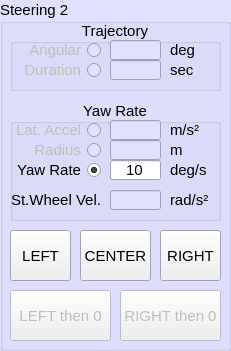
  <widget class="QGroupBox" name="Angular_2">
   <property name="geometry">
    <rect>
     <x>250</x>
     <y>230</y>
     <width>231</width>
     <height>351</height>
    </rect>
   </property>
   <property name="palette">
    <palette>
     <active>
      <colorrole role="Base">
       <brush brushstyle="SolidPattern">
        <color alpha="255">
         <red>255</red>
         <green>255</green>
         <blue>255</blue>
        </color>
       </brush>
      </colorrole>
      <colorrole role="Window">
       <brush brushstyle="SolidPattern">
        <color alpha="255">
         <red>225</red>
         <green>225</green>
         <blue>255</blue>
        </color>
       </brush>
      </colorrole>
     </active>
     <inactive>
      <colorrole role="Base">
       <brush brushstyle="SolidPattern">
        <color alpha="255">
         <red>255</red>
         <green>255</green>
         <blue>255</blue>
        </color>
       </brush>
      </colorrole>
      <colorrole role="Window">
       <brush brushstyle="SolidPattern">
        <color alpha="255">
         <red>225</red>
         <green>225</green>
         <blue>255</blue>
        </color>
       </brush>
      </colorrole>
     </inactive>
     <disabled>
      <colorrole role="Base">
       <brush brushstyle="SolidPattern">
        <color alpha="255">
         <red>225</red>
         <green>225</green>
         <blue>255</blue>
        </color>
       </brush>
      </colorrole>
      <colorrole role="Window">
       <brush brushstyle="SolidPattern">
        <color alpha="255">
         <red>225</red>
         <green>225</green>
         <blue>255</blue>
        </color>
       </brush>
      </colorrole>
     </disabled>
    </palette>
   </property>
   <property name="font">
    <font>
     <pointsize>11</pointsize>
    </font>
   </property>
   <property name="autoFillBackground">
    <bool>true</bool>
   </property>
   <property name="title">
    <string>Steering 2</string>
   </property>
   <widget class="QGroupBox" name="groupBox_6">
    <property name="geometry">
     <rect>
      <x>10</x>
      <y>20</y>
      <width>211</width>
      <height>71</height>
     </rect>
    </property>
    <property name="title">
     <string>Trajectory</string>
    </property>
    <property name="alignment">
     <set>Qt::AlignCenter</set>
    </property>
    <widget class="QRadioButton" name="radioButton_Angular2Param1_1">
     <property name="enabled">
      <bool>false</bool>
     </property>
     <property name="geometry">
      <rect>
       <x>0</x>
       <y>20</y>
       <width>91</width>
       <height>20</height>
      </rect>
     </property>
     <property name="layoutDirection">
      <enum>Qt::RightToLeft</enum>
     </property>
     <property name="text">
      <string>Angular</string>
     </property>
    </widget>
    <widget class="QRadioButton" name="radioButton_Angular2Param1_2">
     <property name="enabled">
      <bool>false</bool>
     </property>
     <property name="geometry">
      <rect>
       <x>0</x>
       <y>40</y>
       <width>91</width>
       <height>20</height>
      </rect>
     </property>
     <property name="layoutDirection">
      <enum>Qt::RightToLeft</enum>
     </property>
     <property name="text">
      <string>Duration</string>
     </property>
    </widget>
    <widget class="QLineEdit" name="SteeringAngular_2">
     <property name="enabled">
      <bool>false</bool>
     </property>
     <property name="geometry">
      <rect>
       <x>100</x>
       <y>20</y>
       <width>51</width>
       <height>20</height>
      </rect>
     </property>
     <property name="alignment">
      <set>Qt::AlignCenter</set>
     </property>
    </widget>
    <widget class="QLineEdit" name="SteeringDuration_2">
     <property name="enabled">
      <bool>false</bool>
     </property>
     <property name="geometry">
      <rect>
       <x>100</x>
       <y>40</y>
       <width>51</width>
       <height>20</height>
      </rect>
     </property>
     <property name="alignment">
      <set>Qt::AlignCenter</set>
     </property>
    </widget>
    <widget class="QLabel" name="label_33">
     <property name="geometry">
      <rect>
       <x>160</x>
       <y>40</y>
       <width>41</width>
       <height>20</height>
      </rect>
     </property>
     <property name="text">
      <string>sec</string>
     </property>
     <property name="alignment">
      <set>Qt::AlignLeading|Qt::AlignLeft|Qt::AlignVCenter</set>
     </property>
     <property name="margin">
      <number>0</number>
     </property>
    </widget>
    <widget class="QLabel" name="label_34">
     <property name="geometry">
      <rect>
       <x>160</x>
       <y>20</y>
       <width>41</width>
       <height>20</height>
      </rect>
     </property>
     <property name="text">
      <string>deg</string>
     </property>
     <property name="alignment">
      <set>Qt::AlignLeading|Qt::AlignLeft|Qt::AlignVCenter</set>
     </property>
     <property name="margin">
      <number>0</number>
     </property>
    </widget>
   </widget>
   <widget class="QGroupBox" name="groupBox_7">
    <property name="geometry">
     <rect>
      <x>10</x>
      <y>100</y>
      <width>211</width>
      <height>121</height>
     </rect>
    </property>
    <property name="title">
     <string>Yaw Rate</string>
    </property>
    <property name="alignment">
     <set>Qt::AlignCenter</set>
    </property>
    <widget class="QRadioButton" name="radioButton_SteeringLatAccel_2">
     <property name="enabled">
      <bool>false</bool>
     </property>
     <property name="geometry">
      <rect>
       <x>0</x>
       <y>20</y>
       <width>91</width>
       <height>20</height>
      </rect>
     </property>
     <property name="layoutDirection">
      <enum>Qt::RightToLeft</enum>
     </property>
     <property name="text">
      <string>Lat. Accel</string>
     </property>
    </widget>
    <widget class="QRadioButton" name="radioButton_SteeringRadius_2">
     <property name="enabled">
      <bool>false</bool>
     </property>
     <property name="geometry">
      <rect>
       <x>0</x>
       <y>40</y>
       <width>91</width>
       <height>20</height>
      </rect>
     </property>
     <property name="layoutDirection">
      <enum>Qt::RightToLeft</enum>
     </property>
     <property name="text">
      <string>Radius</string>
     </property>
    </widget>
    <widget class="QLineEdit" name="SteeringRadius_2">
     <property name="enabled">
      <bool>false</bool>
     </property>
     <property name="geometry">
      <rect>
       <x>100</x>
       <y>40</y>
       <width>51</width>
       <height>20</height>
      </rect>
     </property>
     <property name="alignment">
      <set>Qt::AlignCenter</set>
     </property>
    </widget>
    <widget class="QRadioButton" name="radioButton_SteeringYawRate_2">
     <property name="geometry">
      <rect>
       <x>0</x>
       <y>60</y>
       <width>91</width>
       <height>20</height>
      </rect>
     </property>
     <property name="layoutDirection">
      <enum>Qt::RightToLeft</enum>
     </property>
     <property name="text">
      <string>Yaw Rate</string>
     </property>
     <property name="checked">
      <bool>true</bool>
     </property>
    </widget>
    <widget class="QLabel" name="label_28">
     <property name="geometry">
      <rect>
       <x>160</x>
       <y>60</y>
       <width>41</width>
       <height>20</height>
      </rect>
     </property>
     <property name="text">
      <string>deg/s</string>
     </property>
     <property name="alignment">
      <set>Qt::AlignLeading|Qt::AlignLeft|Qt::AlignVCenter</set>
     </property>
     <property name="margin">
      <number>0</number>
     </property>
    </widget>
    <widget class="QLabel" name="label_29">
     <property name="geometry">
      <rect>
       <x>160</x>
       <y>-60</y>
       <width>41</width>
       <height>20</height>
      </rect>
     </property>
     <property name="text">
      <string>deg</string>
     </property>
     <property name="alignment">
      <set>Qt::AlignLeading|Qt::AlignLeft|Qt::AlignVCenter</set>
     </property>
     <property name="margin">
      <number>0</number>
     </property>
    </widget>
    <widget class="QLabel" name="label_30">
     <property name="geometry">
      <rect>
       <x>160</x>
       <y>-40</y>
       <width>41</width>
       <height>20</height>
      </rect>
     </property>
     <property name="text">
      <string>sec</string>
     </property>
     <property name="alignment">
      <set>Qt::AlignLeading|Qt::AlignLeft|Qt::AlignVCenter</set>
     </property>
     <property name="margin">
      <number>0</number>
     </property>
    </widget>
    <widget class="QLabel" name="label_31">
     <property name="geometry">
      <rect>
       <x>160</x>
       <y>20</y>
       <width>41</width>
       <height>20</height>
      </rect>
     </property>
     <property name="text">
      <string>m/s²</string>
     </property>
     <property name="alignment">
      <set>Qt::AlignLeading|Qt::AlignLeft|Qt::AlignVCenter</set>
     </property>
     <property name="margin">
      <number>0</number>
     </property>
    </widget>
    <widget class="QLabel" name="label_32">
     <property name="geometry">
      <rect>
       <x>160</x>
       <y>40</y>
       <width>41</width>
       <height>20</height>
      </rect>
     </property>
     <property name="text">
      <string>m</string>
     </property>
     <property name="alignment">
      <set>Qt::AlignLeading|Qt::AlignLeft|Qt::AlignVCenter</set>
     </property>
     <property name="margin">
      <number>0</number>
     </property>
    </widget>
    <widget class="QLineEdit" name="SteeringLateralAccel_2">
     <property name="enabled">
      <bool>false</bool>
     </property>
     <property name="geometry">
      <rect>
       <x>100</x>
       <y>20</y>
       <width>51</width>
       <height>20</height>
      </rect>
     </property>
     <property name="alignment">
      <set>Qt::AlignCenter</set>
     </property>
    </widget>
    <widget class="QLineEdit" name="SteeringYawRate_deg_2">
     <property name="geometry">
      <rect>
       <x>100</x>
       <y>60</y>
       <width>51</width>
       <height>20</height>
      </rect>
     </property>
     <property name="text">
      <string>10</string>
     </property>
     <property name="alignment">
      <set>Qt::AlignCenter</set>
     </property>
    </widget>
    <widget class="QLabel" name="label_SteeringWheelAngleVelocity_2">
     <property name="geometry">
      <rect>
       <x>0</x>
       <y>90</y>
       <width>91</width>
       <height>20</height>
      </rect>
     </property>
     <property name="text">
      <string>St.Wheel Vel.</string>
     </property>
     <property name="alignment">
      <set>Qt::AlignRight|Qt::AlignTrailing|Qt::AlignVCenter</set>
     </property>
     <property name="margin">
      <number>0</number>
     </property>
    </widget>
    <widget class="QLineEdit" name="SteeringWheelAngleVelocity_2">
     <property name="enabled">
      <bool>false</bool>
     </property>
     <property name="geometry">
      <rect>
       <x>100</x>
       <y>90</y>
       <width>51</width>
       <height>20</height>
      </rect>
     </property>
     <property name="text">
      <string/>
     </property>
     <property name="alignment">
      <set>Qt::AlignCenter</set>
     </property>
    </widget>
    <widget class="QLabel" name="label_41">
     <property name="geometry">
      <rect>
       <x>160</x>
       <y>90</y>
       <width>41</width>
       <height>20</height>
      </rect>
     </property>
     <property name="text">
      <string>rad/s²</string>
     </property>
     <property name="alignment">
      <set>Qt::AlignLeading|Qt::AlignLeft|Qt::AlignVCenter</set>
     </property>
     <property name="margin">
      <number>0</number>
     </property>
    </widget>
   </widget>
   <widget class="QPushButton" name="pushButton_SteeringLeft_2">
    <property name="geometry">
     <rect>
      <x>10</x>
      <y>230</y>
      <width>61</width>
      <height>51</height>
     </rect>
    </property>
    <property name="text">
     <string>LEFT</string>
    </property>
   </widget>
   <widget class="QPushButton" name="pushButton_SteeringRight_2">
    <property name="geometry">
     <rect>
      <x>160</x>
      <y>230</y>
      <width>61</width>
      <height>51</height>
     </rect>
    </property>
    <property name="text">
     <string>RIGHT</string>
    </property>
   </widget>
   <widget class="QPushButton" name="pushButton_SteeringCenter_2">
    <property name="geometry">
     <rect>
      <x>80</x>
      <y>230</y>
      <width>71</width>
      <height>51</height>
     </rect>
    </property>
    <property name="text">
     <string>CENTER</string>
    </property>
   </widget>
   <widget class="QPushButton" name="pushButton_SteeringLeftThen0_2">
    <property name="enabled">
     <bool>false</bool>
    </property>
    <property name="geometry">
     <rect>
      <x>10</x>
      <y>290</y>
      <width>101</width>
      <height>51</height>
     </rect>
    </property>
    <property name="text">
     <string>LEFT then 0</string>
    </property>
   </widget>
   <widget class="QPushButton" name="pushButton_SteeringRightThen0_2">
    <property name="enabled">
     <bool>false</bool>
    </property>
    <property name="geometry">
     <rect>
      <x>120</x>
      <y>290</y>
      <width>101</width>
      <height>51</height>
     </rect>
    </property>
    <property name="text">
     <string>RIGHT then 0</string>
    </property>
   </widget>
  </widget>
